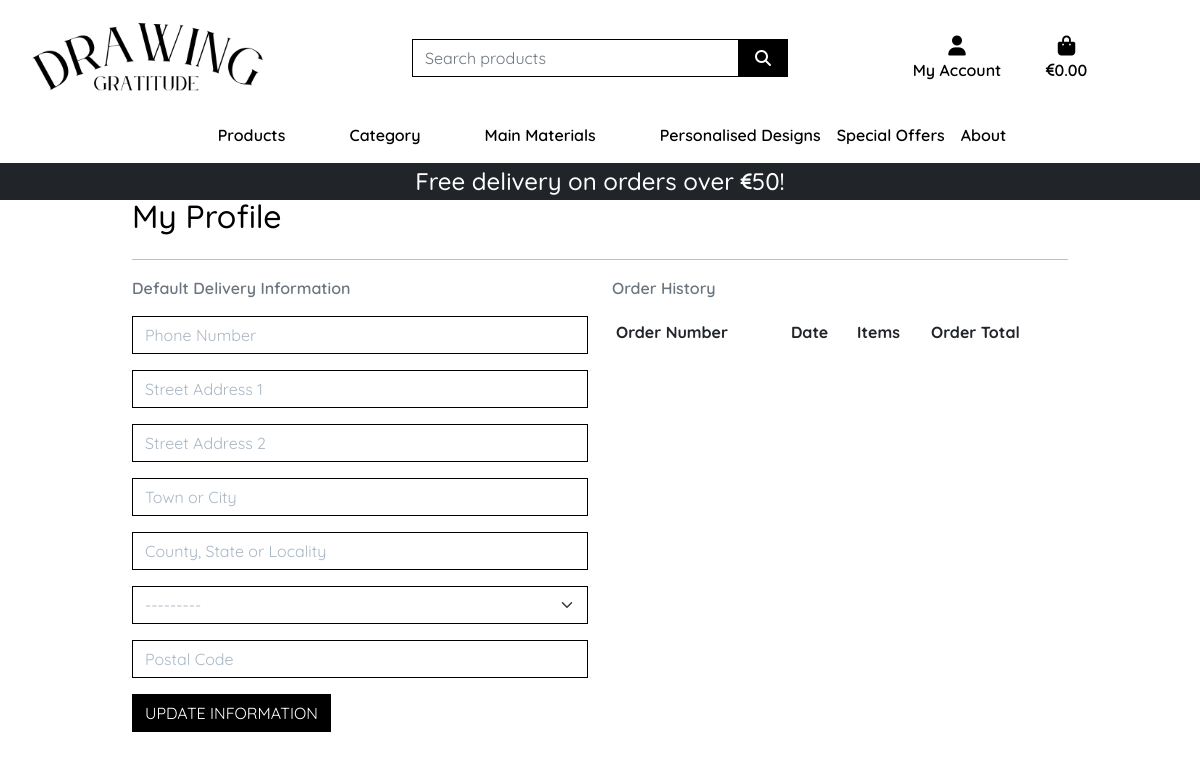
/profile/ (signed in), run on an earlier commit of the app's database.
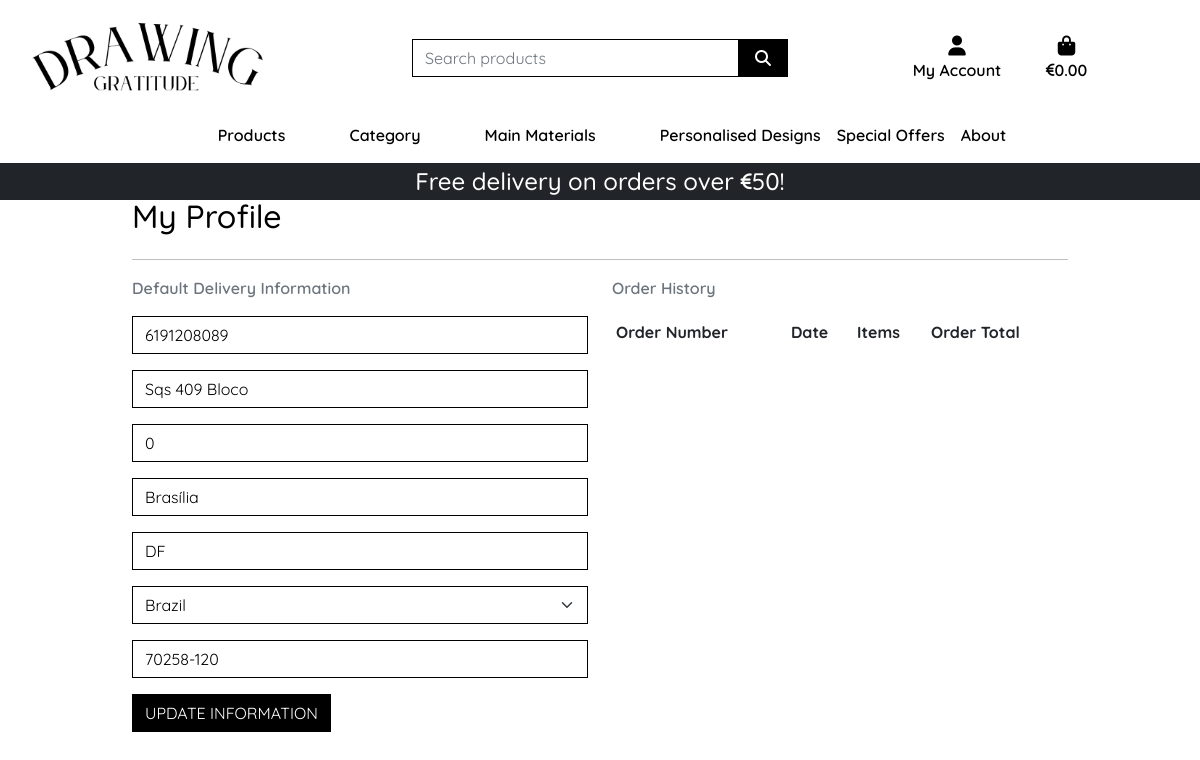
And on a later commit of the database.
### profiles/models.py (models this page shows, shortened)
class UserProfile(models.Model):
    user = models.OneToOneField(User, on_delete=models.CASCADE)
    default_phone_number = models.CharField(max_length=20, null=True, blank=True)
    default_street_address1 = models.CharField(max_length=80, null=True, blank=True)
    default_street_address2 = models.CharField(max_length=80, null=True, blank=True)
    default_town_or_city = models.CharField(max_length=40, null=True, blank=True)
    default_county = models.CharField(max_length=80, null=True, blank=True)
    default_country = CountryField(blank_label='Country', null=True, blank=True)
    default_postcode = models.CharField(max_length=20, null=True, blank=True)

### profiles/views.py (the view)
# urls.py: path('profile/', include('profiles.urls')),
def profile(request):
    profile = get_object_or_404(UserProfile, user=request.user)
    if request.method == 'POST':
        form = UserProfileForm(request.POST, instance=profile)
        if form.is_valid():
            form.save()
            messages.success(request, 'Profile updated successfully')
    form = UserProfileForm(instance=profile)
    orders = profile.orders.all()
    template = 'profiles/profile.html'
    context = {
        'form': form,
        'orders': orders,
        'on_profile_page': True,
    }
    return render(request, template, context)

### profiles/forms.py
class UserProfileForm(forms.ModelForm):
    class Meta:
        model = UserProfile
        exclude = ('user',)
    def __init__(self, *args, **kwargs):
        super().__init__(*args, **kwargs)
        placeholders = {
            'default_phone_number': 'Phone Number',
            'default_postcode': 'Postal Code',
            'default_town_or_city': 'Town or City',
            'default_street_address1': 'Street Address 1',
            'default_street_address2': 'Street Address 2',
            'default_county': 'County, State or Locality',
        }
        self.fields['default_phone_number'].widget.attrs['autofocus'] = True
        for field in self.fields:
            if field != 'default_country':
                if self.fields[field].required:
                    placeholder = f'{placeholders[field]} *'
                else:
                    placeholder = placeholders[field]
                self.fields[field].widget.attrs['placeholder'] = placeholder
            self.fields[field].widget.attrs['class'] = 'border-black rounded-0 profile-form-input'
            self.fields[field].label = False

### profiles/templates/profiles/profile.html (shortened to what this page needs)
{% extends "base.html" %}
{% load static %}
{% load crispy_forms_tags %}
{% block extra_css %}
    <link rel="stylesheet" href="{% static 'profiles/css/profile.css' %}">
{% endblock %}
{% block page_header %}
    <div class="container header-container">
    </div>
{% endblock %}
{% block content %}
    <div class="container">
        <div class="row">
            <div class="col">
                <h2 class="logo-font mb-4">My Profile</h2>
                <hr>
            </div>
        </div>
        <div class="row">
            <div class="col-12 col-lg-6">
                <p class="text-muted">Default Delivery Information</p>
                <form class="mt-3" action="{% url 'profile' %}" method="POST" id="profile-update-form">
                    {{ form|crispy }}
                    <button class="btn btn-black rounded-0 text-uppercase float-right">Update Information</button>
                </form>
            </div>
            <div class="col-12 col-lg-6">
                <p class="text-muted">Order History</p>
                <div class="order-history table-responsive">
                    <table class="table table-sm table-borderless">
                        <thead>
                            <tr>
                                <th>Order Number</th>
                                <th>Date</th>
                                <th>Items</th>
                                <th>Order Total</th>
                            </tr>
                        </thead>
                    </table>
                </div>
            </div>
        </div>
    </div>
{% endblock %}

What changed in the data, as far as the page shows it:
changed UserProfile: default_phone_number (not shown) → "6191208089"; default_street_address1 (not shown) → "Sqs 409 Bloco"; default_street_address2 (not shown) → "0"; default_town_or_city (not shown) → "Brasília"; default_county (not shown) → "DF"; default_country "---------" → "Brazil"; default_postcode (not shown) → "70258-120"
